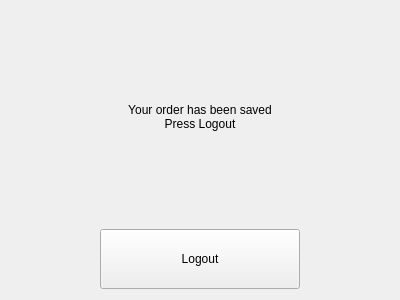
<?xml version="1.0" encoding="UTF-8"?>
<ui version="4.0">
 <class>LastPage</class>
 <widget class="QWidget" name="LastPage">
  <property name="geometry">
   <rect>
    <x>0</x>
    <y>0</y>
    <width>400</width>
    <height>300</height>
   </rect>
  </property>
  <property name="windowTitle">
   <string>Form</string>
  </property>
  <layout class="QVBoxLayout" name="verticalLayout">
   <item>
    <layout class="QGridLayout" name="gridLayout">
     <item row="2" column="0">
      <spacer name="verticalSpacer">
       <property name="orientation">
        <enum>Qt::Vertical</enum>
       </property>
       <property name="sizeHint" stdset="0">
        <size>
         <width>20</width>
         <height>40</height>
        </size>
       </property>
      </spacer>
     </item>
     <item row="0" column="0">
      <spacer name="verticalSpacer_2">
       <property name="orientation">
        <enum>Qt::Vertical</enum>
       </property>
       <property name="sizeHint" stdset="0">
        <size>
         <width>20</width>
         <height>40</height>
        </size>
       </property>
      </spacer>
     </item>
     <item row="1" column="0">
      <widget class="QLabel" name="infoLabel">
       <property name="text">
        <string>Your order has been saved
Press Logout</string>
       </property>
       <property name="alignment">
        <set>Qt::AlignCenter</set>
       </property>
      </widget>
     </item>
    </layout>
   </item>
   <item>
    <layout class="QHBoxLayout" name="horizontalLayout">
     <item>
      <spacer name="horizontalSpacer">
       <property name="orientation">
        <enum>Qt::Horizontal</enum>
       </property>
       <property name="sizeHint" stdset="0">
        <size>
         <width>40</width>
         <height>20</height>
        </size>
       </property>
      </spacer>
     </item>
     <item>
      <widget class="QPushButton" name="logoutButton">
       <property name="minimumSize">
        <size>
         <width>200</width>
         <height>60</height>
        </size>
       </property>
       <property name="text">
        <string>Logout</string>
       </property>
      </widget>
     </item>
     <item>
      <spacer name="horizontalSpacer_2">
       <property name="orientation">
        <enum>Qt::Horizontal</enum>
       </property>
       <property name="sizeHint" stdset="0">
        <size>
         <width>40</width>
         <height>20</height>
        </size>
       </property>
      </spacer>
     </item>
    </layout>
   </item>
  </layout>
 </widget>
 <resources/>
 <connections/>
</ui>
